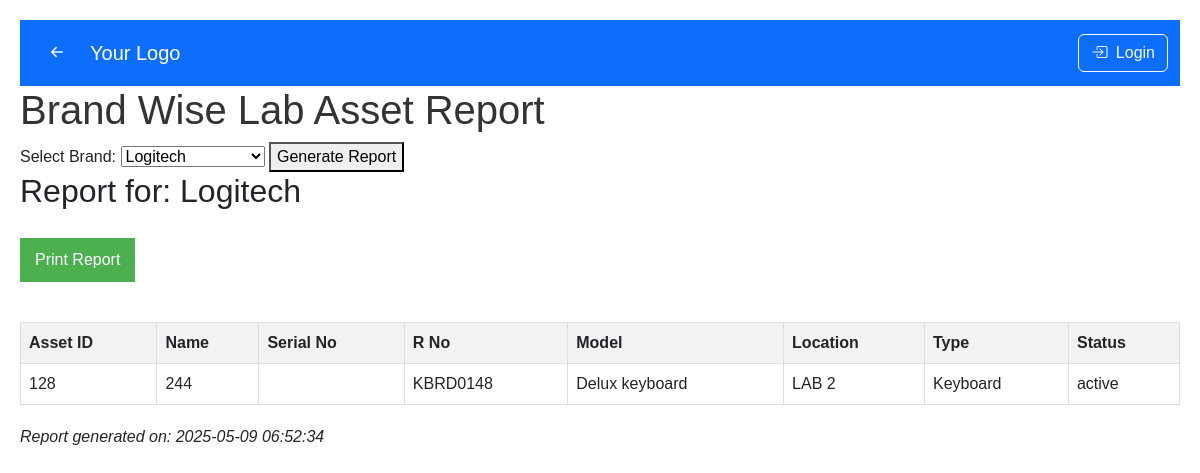
Page /brand_rpt.php?brand=Logitech on the committed database.
### tables this page shows
CREATE TABLE `asset` (
  `asset_id` int(11) NOT NULL,
  `asset_name` varchar(100) DEFAULT NULL,
  `serial_no` varchar(255) DEFAULT NULL,
  `r_no` varchar(255) DEFAULT NULL,
  `model` varchar(100) DEFAULT NULL,
  `brand` varchar(100) DEFAULT NULL,
  `type_id` int(11) DEFAULT NULL,
  `location_id` int(11) DEFAULT NULL,
  `processor` varchar(100) DEFAULT NULL,
  `processor_version` varchar(100) DEFAULT NULL,
  `ram_type` enum('DDR2','DDR3','DDR4') DEFAULT NULL,
  `ram_frequency` varchar(50) DEFAULT NULL,
  `ram_size` varchar(50) DEFAULT NULL,
  `graphics_card_available` enum('Yes','No') DEFAULT 'No',
  `graphics_card_brand` varchar(100) DEFAULT NULL,
  `graphics_card_model` varchar(100) DEFAULT NULL,
  `graphics_card_size` varchar(50) DEFAULT NULL,
  `storage_type` enum('SSD','HDD','Both') DEFAULT NULL,
  `storage_count` int(11) DEFAULT NULL,
  `purchase_date` date DEFAULT NULL,
  `warranty_expiry` date DEFAULT NULL,
  `status` enum('active','service','scrapped') DEFAULT 'active',
  `current_holder` int(11) DEFAULT NULL,
  `previous_holder` int(11) DEFAULT NULL,
  `lan_status` enum('Working','Not working') DEFAULT NULL COMMENT 'LAN connectivity status for lab assets',
  `projector_type` enum('Short Throw','Standard','Long Throw','Ultra Short Throw') DEFAULT NULL,
  `has_speaker` enum('Yes','No') DEFAULT NULL,
  `lumens` varchar(20) DEFAULT NULL,
  `resolution` varchar(20) DEFAULT NULL,
  `mount_type` enum('Short Throw','Long Throw') DEFAULT NULL,
  `logic_box_status` enum('Yes','No','Replaced','New logic box installed') DEFAULT NULL,
  `cable_type` enum('HDMI','VGA','Printer Cable','VGA CABLE','VGACABLE','VJA') DEFAULT NULL,
  `screen_type` varchar(50) DEFAULT NULL,
  `projector_remarks` text DEFAULT NULL,
  `updated_at` timestamp NOT NULL DEFAULT current_timestamp() ON UPDATE current_timestamp(),
  `printer_type` varchar(255) DEFAULT NULL,
  `connectivity` varchar(255) DEFAULT NULL,
  `paper_size` varchar(255) DEFAULT NULL
);

CREATE TABLE `location` (
  `location_id` int(11) NOT NULL,
  `location_name` varchar(100) DEFAULT NULL,
  `category_id` int(11) DEFAULT NULL
);

CREATE TABLE `asset_type` (
  `type_id` int(11) NOT NULL,
  `type_name` varchar(50) DEFAULT NULL
);

### brand_rpt.php (the view, shortened to what this page needs)
<?php
require_once 'header.php';
require_once 'config.php';
$brands_query = "SELECT DISTINCT brand FROM asset WHERE brand IS NOT NULL ORDER BY brand";
$brands_result = $conn->query($brands_query);
$lab_locations_query = "SELECT location_id FROM location WHERE category_id = 1";
$lab_locations_result = $conn->query($lab_locations_query);
$lab_location_ids = [];
while($row = $lab_locations_result->fetch_assoc()) {
    $lab_location_ids[] = $row['location_id'];
}
$lab_location_ids_str = implode(",", $lab_location_ids);
if(isset($_GET['brand'])) {
    $selected_brand = $conn->real_escape_string($_GET['brand']);
    $query = "SELECT a.asset_id, a.asset_name, a.serial_no, a.r_no, a.model,
                     l.location_name, t.type_name, a.status
              FROM asset a
              JOIN location l ON a.location_id = l.location_id
              JOIN asset_type t ON a.type_id = t.type_id
              WHERE a.brand = '$selected_brand'
              AND a.location_id IN ($lab_location_ids_str)
              ORDER BY a.asset_name";
    $result = $conn->query($query);
}
?>
<!DOCTYPE html>
<html>
<head>
</head>
<body>
    <h1>Brand Wise Lab Asset Report</h1>
    <form method="get" class="no-print">
        <label for="brand">Select Brand:</label>
        <select name="brand" id="brand" required>
            <?php while($brand = $brands_result->fetch_assoc()): ?>
                <option value="<?= htmlspecialchars($brand['brand']) ?>"
                    <?= isset($selected_brand) && $selected_brand == $brand['brand'] ? 'selected' : '' ?>>
                    <?= htmlspecialchars($brand['brand']) ?>
                </option>
            <?php endwhile; ?>
        </select>
        <button type="submit">Generate Report</button>
    </form>
    <?php if(isset($result) && $result->num_rows > 0): ?>
        <h2>Report for: <?= htmlspecialchars($selected_brand) ?></h2>
        <button onclick="window.print()" class="print-button no-print">Print Report</button>
        <table>
            <thead>
                <tr>
                    <th>Asset ID</th>
                    <th>Name</th>
                    <th>Serial No</th>
                    <th>R No</th>
                    <th>Model</th>
                    <th>Location</th>
                    <th>Type</th>
                    <th>Status</th>
                </tr>
            </thead>
            <tbody>
                <?php while($row = $result->fetch_assoc()): ?>
                    <tr>
                        <td><?= htmlspecialchars($row['asset_id']) ?></td>
                        <td><?= htmlspecialchars($row['asset_name']) ?></td>
                        <td><?= htmlspecialchars($row['serial_no']) ?></td>
                        <td><?= htmlspecialchars($row['r_no']) ?></td>
                        <td><?= htmlspecialchars($row['model']) ?></td>
                        <td><?= htmlspecialchars($row['location_name']) ?></td>
                        <td><?= htmlspecialchars($row['type_name']) ?></td>
                        <td><?= htmlspecialchars($row['status']) ?></td>
                    </tr>
                <?php endwhile; ?>
            </tbody>
        </table>
        <div style="margin-top: 20px; font-style: italic;">
            Report generated on: <?= date('Y-m-d H:i:s') ?>
        </div>
    <?php elseif(isset($result)): ?>
        <p>No assets found for the selected brand in lab locations.</p>
    <?php endif; ?>
</body>
</html>

### brand_rpt.php (style rules this page uses)
body { font-family: Arial, sans-serif; margin: 20px; }
h1 { color: #333; }
table { width: 100%; border-collapse: collapse; margin-top: 20px; }
th, td { border: 1px solid #ddd; padding: 8px; text-align: left; }
th { background-color: #f2f2f2; }
.print-button { margin: 20px 0; padding: 10px 15px; background: #4CAF50; color: white; border: none; cursor: pointer; }

### rows in the picture
asset: asset_id "128", asset_name "244", r_no "KBRD0148", model "Delux keyboard", location.location_name "LAB 2", type.type_name "Keyboard", status "active"

### other values in the picture
$selected_brand "Logitech"
form field brand "Logitech"
